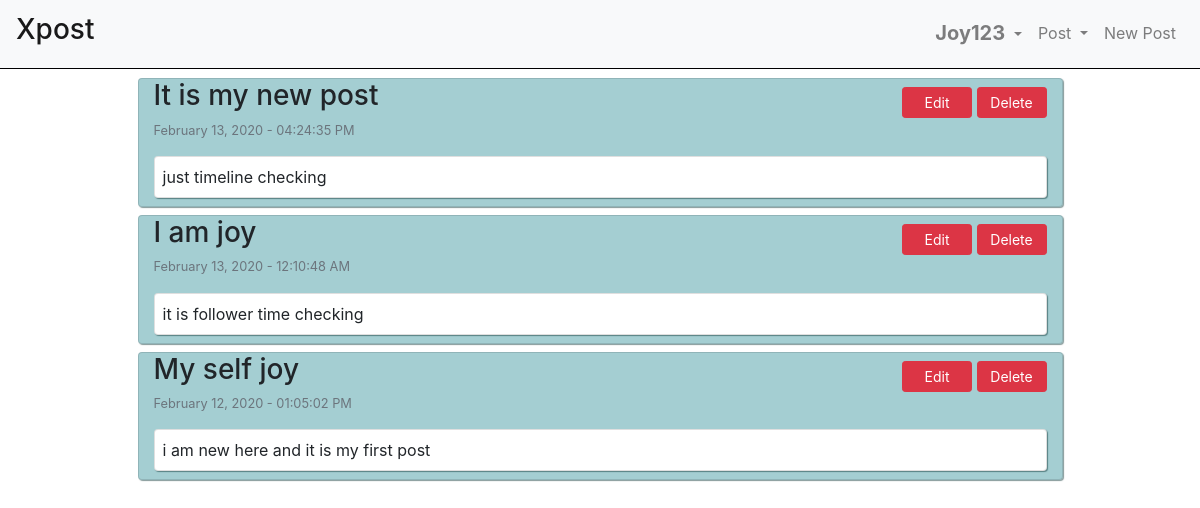
The page /posts/ (signed in) on the database its author committed.
### userposts/models.py (models this page shows, shortened)
class Posts(models.Model):
    author = models.ForeignKey(User, on_delete=models.CASCADE)
    title = models.CharField(max_length=150)
    post = models.TextField()
    dateOfPost = models.DateTimeField(default=timezone.now)

### userposts/views.py (the view)
# urls.py: path('', views.userPost, name='userPost'),
@login_required(login_url='../login')
def userPost(response):
    myPost = Posts.objects.filter(
        author_id=response.user.id).order_by('-dateOfPost')
    return render(response, 'userposts/userposts.html', {'posts': myPost})

### userposts/templates/userposts/userposts.html (shortened to what this page needs)
{% extends 'base.html' %}
{% block content %}
<div class="container myContent" data-id="myfollowpost">
    {% for post in posts %}
    <div class="card col-10 mx-auto my-2"
        style="box-shadow: 1px 1px 1px rgba(13, 54, 54, 0.507);background-color: #0a7a865e;">
        <div class="card-text">
            <h3 class="myTitle">{{post.title|capfirst}}</h3>
            <div class="floatBut">
                <button class="btn btn-danger mt-2 btn-sm" data-class="edit" data-postId="{{post.id}}"
                    style="min-width: 70px;">Edit</button>
                <button class="btn btn-danger mt-2 btn-sm" data-class="delete" data-postId="{{post.id}}"
                    style="min-width: 70px;">Delete</button>
            </div>
            <small class="myDate"><label class="text-muted">{{post.dateOfPost|date:"F d, Y - h:i:s A"}}</label></small>
        </div>
        <div class="card pl-2 py-2 my-2" style="box-shadow: 1px 1px 1px rgba(13, 54, 54, 0.507);">
            {{post.post}}
        </div>
    </div>
    {% endfor %}
</div>
{% endblock content %}

### templates/base.html (shortened to what this page needs)
{% load static %}
<!DOCTYPE html>
<html lang="en">
<head>
    <link rel="stylesheet" href="https://maxcdn.bootstrapcdn.com/bootstrap/4.0.0/css/bootstrap.min.css"
>
</head>
<body>
    <div class="container-fluid">
        <nav class="navbar navbar-expand-lg navbar-light bg-light fixed-top" style="border-bottom: 1px solid black;">
            <a class="navbar-brand" href="../timeline">
                <h3>Xpost</h3>
            </a>
            <div class="collapse navbar-collapse justify-content-end" id="navbarNav">
                <ul class="navbar-nav">
                    <li class="nav-item dropdown">
                        <a class="nav-link dropdown-toggle" href="#" id="navbarDropdownMenuLink" data-toggle="dropdown"
                            aria-haspopup="true" aria-expanded="false" data-id="myAjaxPost">
                            <h5 class="d-inline">
                                <b>
                                    {{ user.username|capfirst }}
                                </b>
                            </h5>
                        </a>
                    </li>
                    <li class="nav-item dropdown">
                        <a href="#" class="nav-link dropdown-toggle" data-toggle="dropdown" aria-haspopup="true"
                            aria-expanded="false" data-id="myAjaxFollow">
                            Post
                        </a>
                    </li>
                    <li class="nav-item">
                        <a href="../newpost" class="nav-link">
                            New Post
                        </a>
                    </li>
                </ul>
            </div>
        </nav>
    </div>
    {% block content %}
    {% endblock content %}
</body>
</html>

### templates/base.html (style rules this page uses)
.myContent { padding-top: 70px; }

### userposts/templates/userposts/userposts.html (style rules this page uses)
.floatBut { float: right; }
.myTitle { display: inline-block; }
.myDate { display: block; }

### rows shown on the page
Posts: title "It is my new post", dateOfPost "February 13, 2020 - 04:24:35 PM", post "just timeline checking"
Posts: title "I am joy", dateOfPost "February 13, 2020 - 12:10:48 AM", post "it is follower time checking"
Posts: title "My self joy", dateOfPost "February 12, 2020 - 01:05:02 PM", post "i am new here and it is my first post"

### other values the page prints
{{ user.username|capfirst }} "Joy123"
